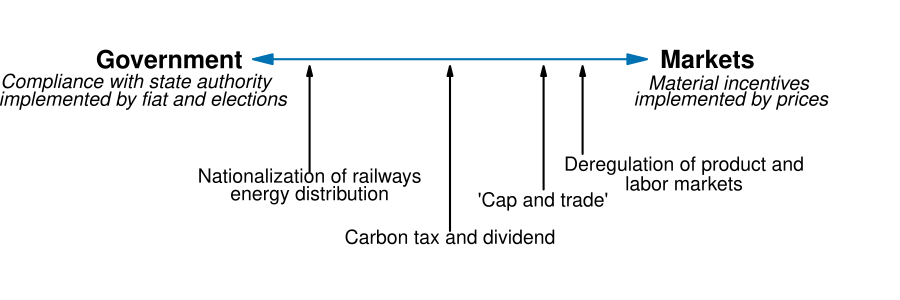

The R source for this figure:
#' Graph Designer: Scott Cohn
#' Authors: Bowles and Halliday
#' Title: Coordination, Conflict and Competition: A Text in Microeconomics

library(shape)

pdf(file = "public_mechanism/govt_markt.pdf", width = 9, height = 3)

#Set parameters for graphics
pointsize <- 1.8
axislabelsize <- 1.5
labelsize <- 1.2
namesize <- 1.8
annotatesize <- 1.5
graphlinewidth <- 2
segmentlinewidth <- 1.5

COL <- c("#7fc97f", "#beaed4", "#fdc086", "#ffff99", "#386cb0", "#f0027f", "#bf5b17", "#666666")
COLA <- c("#e0f3db", "#99d8c9","#66c2a4","#41ae76", "#238b45", "#005824")
COLB <- c("#c6dbef", "#4eb3d3", "#2b8cbe", "#0868ac","#084081")
COLC <- c("#fcfbfd", "#efedf5", "#dadaeb", "#bcbddc", "#9e9ac8", "#807dba", "#6a51a3", "#54278f", "#3f007d")
grays <- gray.colors(25, start = 1, end = 0, alpha = 1)
CBCols <- c("#009E73","#0072B2","#E69F00","#CC79A7", "#F0E442","#D55E00")

#Edited the margins to cater for the larger LHS labels
par(mar =  c(0.2, 3, 0, 3))


#Add limits on axes and levels of utility for each indifference curve
ylims <- c(0, 50)
xlims <- c(0, 50)

npts <- 501 
x <- seq(xlims[1], xlims[2], length.out = npts)
y <- seq(ylims[1], ylims[2], length.out = npts) 

plot(0, 0, xlim = xlims, ylim = ylims, type = "n",
     xlab = expression(paste("")),
     ylab = expression(paste("")), 
     xaxt = "n", 
     yaxt = "n", 
     cex.lab = axislabelsize, 
     bty = "n", 
     xaxs = "i", 
     yaxs = "i"
)


# Axes --------------------------------------------------------------------


# ticksy <- c(NA)
# ylabels <- c(NA)
# ticksx <- c(NA)
# xlabels <- c(NA)
# 
# axis(1,at = ticksx,  pos = 0, labels = xlabels, cex.axis = labelsize)
# axis(2,at = ticksy,  pos = 0, labels = ylabels, las = 1, cex.axis = labelsize)

npts <- 500 
xx1 <- seq(xlims[1], xlims[2], length.out = npts)

#Axis labels and draw linear utility function
# text(-0.2, 0.5*ylims[2], expression(paste("y axis")), xpd = TRUE, cex = axislabelsize, srt = 90) 
# text(0.5*xlims[2], -0.15, expression(paste("x axis")), xpd = TRUE, cex = axislabelsize) 

# Arrows ------------------------------------------------------------------

# points(12, 32.5, cex = 1.5, pch = 16)
# points(38, 32.5, cex = 1.5, pch = 16)
# points(25, 10, cex = 1.5, pch = 16)

# Top
Arrows(13, 40, 37, 40, code = 3, lty = 1, lwd = graphlinewidth, arr.type = "triangle", col = CBCols[2])
# Left
#Arrows(12.5, 31.25, 24.5, 11.25, code = 3, lty = 1, lwd = graphlinewidth, arr.type = "triangle", col = CBCols[1])
# Right
#Arrows(25.5, 11.25, 37.5, 31.25, code = 3, lty = 1, lwd = graphlinewidth, arr.type = "triangle", col = CBCols[3])

# Text --------------------------------------------------------------------
text(7, 40, expression(bold("Government")), cex = axislabelsize)
text(4.85, 36, expression(italic("Compliance with state authority")), cex = labelsize, xpd = TRUE)
text(5.3, 33, expression(italic("implemented by fiat and elections")), cex = labelsize, xpd = TRUE)

text(41.5, 40, expression(bold("Markets")), cex = axislabelsize)
text(42.85, 36, expression(italic("Material incentives")), cex = labelsize, xpd = TRUE)
text(43, 33, expression(italic("implemented by prices")), cex = labelsize, xpd = TRUE)

# Annotations (CW) --------------------------------------------------------

# Top
text(16, 20, expression("Nationalization of railways"), cex = labelsize, xpd = TRUE)
text(16, 17, expression("energy distribution"), cex = labelsize, xpd = TRUE)
Arrows(16, 38, 16, 21, code = 1, lty = 1, lwd = graphlinewidth, arr.type = "triangle", arr.length = 0.2, col = "black")

text(25, 10, expression("Carbon tax and dividend"), cex = labelsize, xpd = TRUE)
Arrows(25, 38, 25, 11, code = 1, lty = 1, lwd = graphlinewidth, arr.type = "triangle", arr.length = 0.2, col = "black")


text(31, 16, expression("'Cap and trade'"), cex = labelsize, xpd = TRUE)
Arrows(31, 38, 31, 18, code = 1, lty = 1, lwd = graphlinewidth, arr.type = "triangle", arr.length = 0.2, col = "black")

text(40, 22, expression("Deregulation of product and"), cex = labelsize, xpd = TRUE)
text(40, 19, expression("labor markets"), cex = labelsize, xpd = TRUE)
Arrows(33.5, 38, 33.5, 24, code = 1, lty = 1, lwd = graphlinewidth, arr.type = "triangle", arr.length = 0.2, col = "black")


dev.off()
